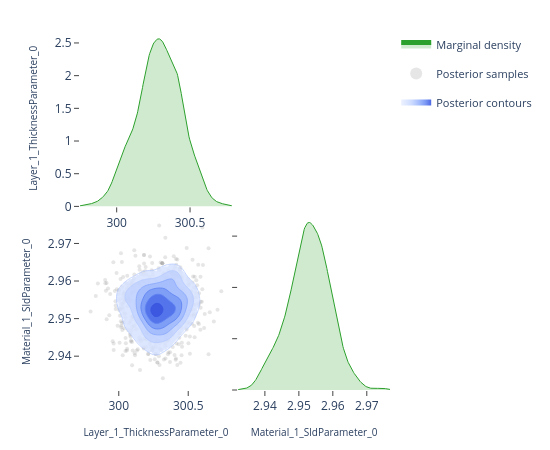

Notebook code cell kept with this figure:
### Code cell
# ---- Pairwise focus: thickness vs SLD ---------------------------------------
# A 2-parameter corner plot zooms in on the joint posterior for a specific
# pair.  This is the same view the EasyReflectometryApp's "2D Heatmap"
# sub-tab uses to inspect parameter degeneracies.


params_of_interest = ['Layer_1_ThicknessParameter_0', 'Material_1_SldParameter_0']
idx = [posterior.param_names.index(p) for p in params_of_interest]
subset_draws = np.asarray(posterior.draws)[:, idx]

fig = plot_corner(subset_draws, params_of_interest)
fig.show()

### Figure 1 — Plotly figure (JSON) as saved in the notebook; plotly's stock layout.template omitted (floating-point values rounded to 4 significant figures; data arrays with more than 128 entries replaced by an {"elided": "..."} marker saying what was removed)
{"data": [{"fill": "tozeroy", "fillcolor": "rgba(44, 160, 44, 0.22)", "hoverinfo": "skip", "legendgroup": "marginal", "line": {"color": "rgb(44, 160, 44)", "width": 1}, "mode": "lines", "name": "Marginal density", "showlegend": true, "type": "scatter", "x": {"elided": "256 float values"}, "xaxis": "x", "y": {"elided": "256 float values"}, "yaxis": "y"}, {"hoverinfo": "skip", "legendgroup": "scatter", "marker": {"color": "rgba(140, 140, 140, 0.22)", "size": 4}, "mode": "markers", "name": "Posterior samples", "showlegend": true, "type": "scatter", "x": {"elided": "800 float values"}, "xaxis": "x3", "y": {"elided": "800 float values"}, "yaxis": "y3", "zorder": 0}, {"colorscale": [[0.0, "rgba(224, 233, 255, 0.62)"], [0.35, "rgba(183, 203, 255, 0.70)"], [0.6, "rgba(138, 169, 252, 0.78)"], [0.82, "rgba(96, 131, 242, 0.84)"], [1.0, "rgba(58, 86, 224, 0.90)"]], "connectgaps": false, "contours": {"coloring": "fill", "end": 154.8, "showlabels": false, "showlines": false, "size": 24.44, "start": 32.59}, "hoverinfo": "skip", "legendgroup": "contour", "name": "Posterior contours", "showlegend": true, "showscale": false, "type": "contour", "x": [299.8, 299.8, 299.8, 299.8, 299.8, 299.8, 299.8, 299.8, 299.9, 299.9, 299.9, 299.9, 299.9, 299.9, 299.9, 299.9, 300.0, 300.0, 300.0, 300.0, 300.0, 300.0, 300.0, 300.1, 300.1, 300.1, 300.1, 300.1, 300.1, 300.1, 300.1, 300.2, 300.2, 300.2, 300.2, 300.2, 300.2, 300.2, 300.2, 300.3, 300.3, 300.3, 300.3, 300.3, 300.3, 300.3, 300.4, 300.4, 300.4, 300.4, 300.4, 300.4, 300.4, 300.4, 300.5, 300.5, 300.5, 300.5, 300.5, 300.5, 300.5, 300.5, 300.6, 300.6, 300.6, 300.6, 300.6, 300.6, 300.6, 300.7, 300.7, 300.7, 300.7, 300.7, 300.7, 300.7, 300.7, 300.8, 300.8, 300.8], "xaxis": "x3", "y": [2.932, 2.933, 2.933, 2.934, 2.934, 2.935, 2.936, 2.936, 2.937, 2.937, 2.938, 2.938, 2.939, 2.939, 2.94, 2.941, 2.941, 2.942, 2.942, 2.943, 2.943, 2.944, 2.945, 2.945, 2.946, 2.946, 2.947, 2.947, 2.948, 2.949, 2.949, 2.95, 2.95, 2.951, 2.951, 2.952, 2.952, 2.953, 2.954, 2.954, 2.955, 2.955, 2.956, 2.956, 2.957, 2.958, 2.958, 2.959, 2.959, 2.96, 2.96, 2.961, 2.962, 2.962, 2.963, 2.963, 2.964, 2.964, 2.965, 2.966, 2.966, 2.967, 2.967, 2.968, 2.968, 2.969, 2.969, 2.97, 2.971, 2.971, 2.972, 2.972, 2.973, 2.973, 2.974, 2.975, 2.975, 2.976, 2.976, 2.977], "yaxis": "y3", "z": {"elided": "80x80 float values"}, "zmax": 154.8, "zmin": 32.59, "zorder": 1}, {"colorscale": [[0.0, "rgba(183, 203, 255, 0.94)"], [0.35, "rgba(183, 203, 255, 0.94)"], [0.35, "rgba(138, 169, 252, 0.95)"], [0.6, "rgba(138, 169, 252, 0.95)"], [0.6, "rgba(96, 131, 242, 0.96)"], [0.82, "rgba(96, 131, 242, 0.96)"], [0.82, "rgba(58, 86, 224, 0.98)"], [1.0, "rgba(58, 86, 224, 0.98)"]], "contours": {"coloring": "lines", "end": 154.8, "showlabels": false, "size": 24.44, "start": 32.59}, "hoverinfo": "skip", "legendgroup": "contour", "line": {"width": 0.9}, "showlegend": false, "showscale": false, "type": "contour", "x": [299.8, 299.8, 299.8, 299.8, 299.8, 299.8, 299.8, 299.8, 299.9, 299.9, 299.9, 299.9, 299.9, 299.9, 299.9, 299.9, 300.0, 300.0, 300.0, 300.0, 300.0, 300.0, 300.0, 300.1, 300.1, 300.1, 300.1, 300.1, 300.1, 300.1, 300.1, 300.2, 300.2, 300.2, 300.2, 300.2, 300.2, 300.2, 300.2, 300.3, 300.3, 300.3, 300.3, 300.3, 300.3, 300.3, 300.4, 300.4, 300.4, 300.4, 300.4, 300.4, 300.4, 300.4, 300.5, 300.5, 300.5, 300.5, 300.5, 300.5, 300.5, 300.5, 300.6, 300.6, 300.6, 300.6, 300.6, 300.6, 300.6, 300.7, 300.7, 300.7, 300.7, 300.7, 300.7, 300.7, 300.7, 300.8, 300.8, 300.8], "xaxis": "x3", "y": [2.932, 2.933, 2.933, 2.934, 2.934, 2.935, 2.936, 2.936, 2.937, 2.937, 2.938, 2.938, 2.939, 2.939, 2.94, 2.941, 2.941, 2.942, 2.942, 2.943, 2.943, 2.944, 2.945, 2.945, 2.946, 2.946, 2.947, 2.947, 2.948, 2.949, 2.949, 2.95, 2.95, 2.951, 2.951, 2.952, 2.952, 2.953, 2.954, 2.954, 2.955, 2.955, 2.956, 2.956, 2.957, 2.958, 2.958, 2.959, 2.959, 2.96, 2.96, 2.961, 2.962, 2.962, 2.963, 2.963, 2.964, 2.964, 2.965, 2.966, 2.966, 2.967, 2.967, 2.968, 2.968, 2.969, 2.969, 2.97, 2.971, 2.971, 2.972, 2.972, 2.973, 2.973, 2.974, 2.975, 2.975, 2.976, 2.976, 2.977], "yaxis": "y3", "z": {"elided": "80x80 float values"}, "zmax": 154.8, "zmin": 32.59, "zorder": 2}, {"fill": "tozeroy", "fillcolor": "rgba(44, 160, 44, 0.22)", "hoverinfo": "skip", "legendgroup": "marginal", "line": {"color": "rgb(44, 160, 44)", "width": 1}, "mode": "lines", "name": "Marginal density", "showlegend": false, "type": "scatter", "x": {"elided": "256 float values"}, "xaxis": "x4", "y": {"elided": "256 float values"}, "yaxis": "y4"}], "layout": {"height": 450, "legend": {"font": {"size": 11}, "itemsizing": "constant", "orientation": "v", "x": 1.02, "xanchor": "left", "y": 1.0, "yanchor": "top"}, "margin": {"b": 60, "l": 80, "r": 160, "t": 30}, "plot_bgcolor": "white", "showlegend": true, "width": 550, "xaxis": {"anchor": "y", "domain": [0.0, 0.49], "showgrid": false, "ticks": "outside", "zeroline": false}, "xaxis2": {"anchor": "y2", "domain": [0.51, 1.0], "showgrid": false, "ticks": "outside", "visible": false, "zeroline": false}, "xaxis3": {"anchor": "y3", "domain": [0.0, 0.49], "showgrid": false, "ticks": "outside", "title": {"font": {"size": 10}, "text": "Layer_1_ThicknessParameter_0"}, "zeroline": false}, "xaxis4": {"anchor": "y4", "domain": [0.51, 1.0], "showgrid": false, "ticks": "outside", "title": {"font": {"size": 10}, "text": "Material_1_SldParameter_0"}, "zeroline": false}, "yaxis": {"anchor": "x", "domain": [0.51, 1.0], "showgrid": false, "ticks": "outside", "title": {"font": {"size": 10}, "text": "Layer_1_ThicknessParameter_0"}, "zeroline": false}, "yaxis2": {"anchor": "x2", "domain": [0.51, 1.0], "showgrid": false, "ticks": "outside", "visible": false, "zeroline": false}, "yaxis3": {"anchor": "x3", "domain": [0.0, 0.49], "showgrid": false, "ticks": "outside", "title": {"font": {"size": 10}, "text": "Material_1_SldParameter_0"}, "zeroline": false}, "yaxis4": {"anchor": "x4", "domain": [0.0, 0.49], "showgrid": false, "showticklabels": false, "ticks": "outside", "zeroline": false}}}
